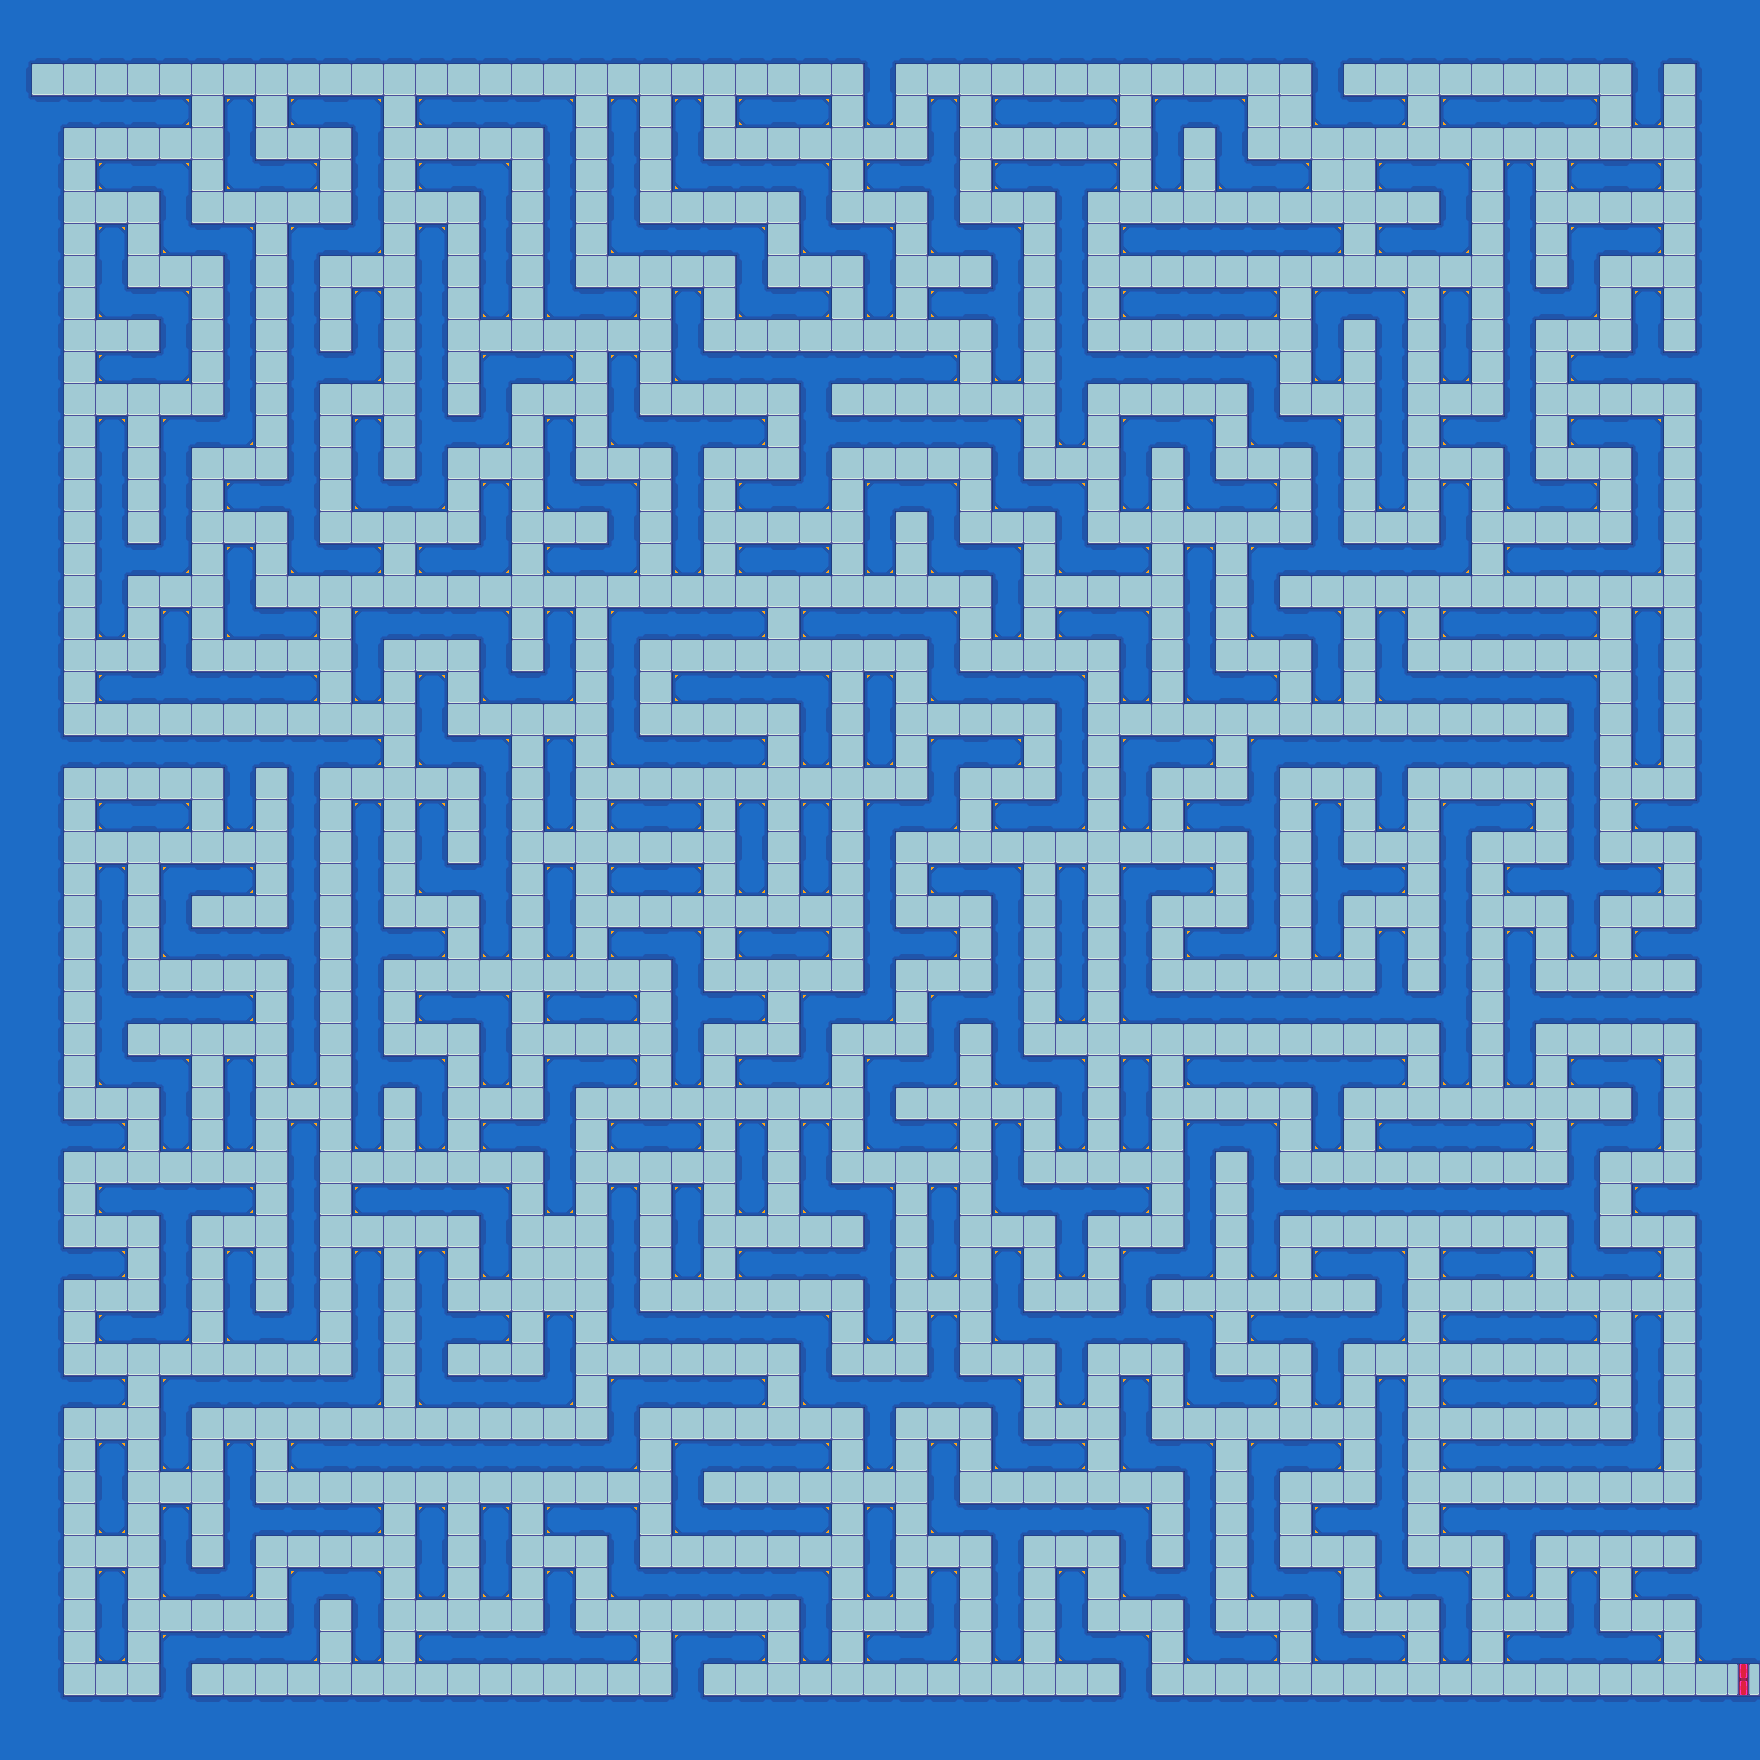

Rendered tile map (Tiled .tmx) drawn with the repository's tilesets; below, a short description and the map source with its tile grids summarised:
An orthogonal 55x55 tile map with 32x32 px tiles, 2 tile layers (Background, Above) and 1 object (Spawn).

<map version="1.10" tiledversion="1.12.1" orientation="orthogonal" renderorder="right-down" width="55" height="55" tilewidth="32" tileheight="32" infinite="0" nextlayerid="7" nextobjectid="14">
 <tileset firstgid="1" source="SpriteSheet.tsx" />
 <layer id="1" name="Background" width="55" height="55" locked="1">
  <data>[3025 cells, 3025 non-empty, 31 distinct tile ids]</data>
 </layer>
 <layer id="3" name="Above" width="55" height="55" locked="1">
  <data>[3025 cells, 0 non-empty, 0 distinct tile ids]</data>
 </layer>
 <objectgroup id="4" name="Object Layer 1" locked="1">
  <object id="8" name="Spawn" type="Spawn" x="32" y="64" width="32" height="32" rotation="359.857" />
 </objectgroup>
</map>
